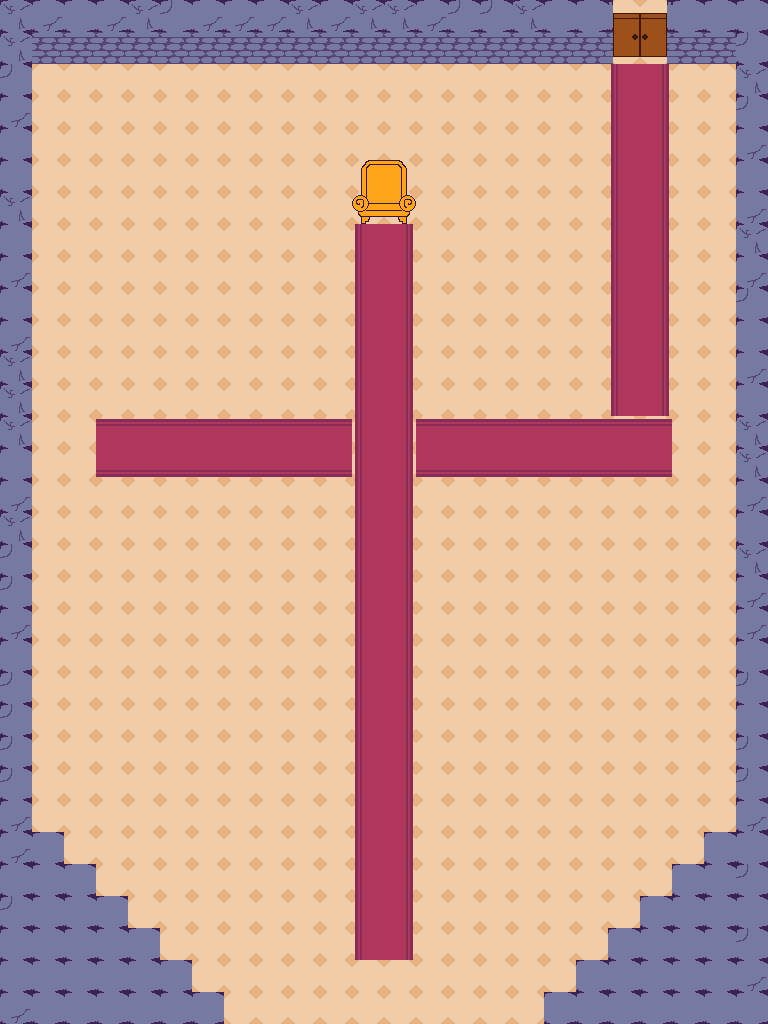

The image is a tile-based game level rendered from a .tmx file. Its description and complete source (layers, tilesets, objects, tile grids) follow:
An orthogonal 24x32 tile map with 32x32 px tiles, 1 tile layer (Слой тайлов 1).

<map version="1.5" tiledversion="1.7.2" orientation="orthogonal" renderorder="right-up" width="24" height="32" tilewidth="32" tileheight="32" infinite="0" nextlayerid="2" nextobjectid="1">
 <editorsettings>
  <export target="../catle_tilemap.csv" format="csv" />
 </editorsettings>
 <tileset firstgid="1" source="main_tilemap.tsx" />
 <layer id="1" name="Слой тайлов 1" width="24" height="32">
  <data encoding="csv">
3,5,2,5,3,4,5,5,5,3,5,3,3,5,4,4,3,2,2,43,44,2,2,2,
3,12,12,12,12,12,12,12,12,12,12,12,12,12,12,12,12,12,12,51,52,12,12,4,
4,15,15,15,15,15,15,15,15,15,15,15,15,15,15,15,15,15,15,27,28,15,15,3,
5,15,15,15,15,15,15,15,15,15,15,15,15,15,15,15,15,15,15,27,28,15,15,4,
2,15,15,15,15,15,15,15,15,15,15,15,15,15,15,15,15,15,15,27,28,15,15,5,
2,15,15,15,15,15,15,15,15,15,15,29,30,15,15,15,15,15,15,27,28,15,15,2,
3,15,15,15,15,15,15,15,15,15,15,37,38,15,15,15,15,15,15,27,28,15,15,5,
2,15,15,15,15,15,15,15,15,15,15,27,28,15,15,15,15,15,15,27,28,15,15,3,
5,15,15,15,15,15,15,15,15,15,15,27,28,15,15,15,15,15,15,27,28,15,15,5,
2,15,15,15,15,15,15,15,15,15,15,27,28,15,15,15,15,15,15,27,28,15,15,4,
5,15,15,15,15,15,15,15,15,15,15,27,28,15,15,15,15,15,15,27,28,15,15,2,
3,15,15,15,15,15,15,15,15,15,15,27,28,15,15,15,15,15,15,27,28,15,15,5,
3,15,15,15,15,15,15,15,15,15,15,27,28,15,15,15,15,15,15,27,28,15,15,2,
3,15,15,36,36,36,36,36,36,36,36,27,28,36,36,36,36,36,36,36,36,15,15,3,
2,15,15,35,35,35,35,35,35,35,35,27,28,35,35,35,35,35,35,35,35,15,15,3,
5,15,15,15,15,15,15,15,15,15,15,27,28,15,15,15,15,15,15,15,15,15,15,5,
3,15,15,15,15,15,15,15,15,15,15,27,28,15,15,15,15,15,15,15,15,15,15,2,
4,15,15,15,15,15,15,15,15,15,15,27,28,15,15,15,15,15,15,15,15,15,15,3,
4,15,15,15,15,15,15,15,15,15,15,27,28,15,15,15,15,15,15,15,15,15,15,5,
5,15,15,15,15,15,15,15,15,15,15,27,28,15,15,15,15,15,15,15,15,15,15,5,
2,15,15,15,15,15,15,15,15,15,15,27,28,15,15,15,15,15,15,15,15,15,15,2,
4,15,15,15,15,15,15,15,15,15,15,27,28,15,15,15,15,15,15,15,15,15,15,4,
4,15,15,15,15,15,15,15,15,15,15,27,28,15,15,15,15,15,15,15,15,15,15,2,
4,15,15,15,15,15,15,15,15,15,15,27,28,15,15,15,15,15,15,15,15,15,15,4,
4,15,15,15,15,15,15,15,15,15,15,27,28,15,15,15,15,15,15,15,15,15,15,4,
5,15,15,15,15,15,15,15,15,15,15,27,28,15,15,15,15,15,15,15,15,15,15,5,
5,2,15,15,15,15,15,15,15,15,15,27,28,15,15,15,15,15,15,15,15,15,2,2,
2,2,2,15,15,15,15,15,15,15,15,27,28,15,15,15,15,15,15,15,15,2,2,4,
4,2,2,2,15,15,15,15,15,15,15,27,28,15,15,15,15,15,15,15,2,2,2,2,
2,2,2,2,2,15,15,15,15,15,15,27,28,15,15,15,15,15,15,2,2,2,2,4,
2,2,2,2,2,2,15,15,15,15,15,15,15,15,15,15,15,15,2,2,2,2,2,5,
5,2,2,2,2,2,2,15,15,15,15,15,15,15,15,15,15,2,2,2,2,2,2,2
</data>
 </layer>
</map>
